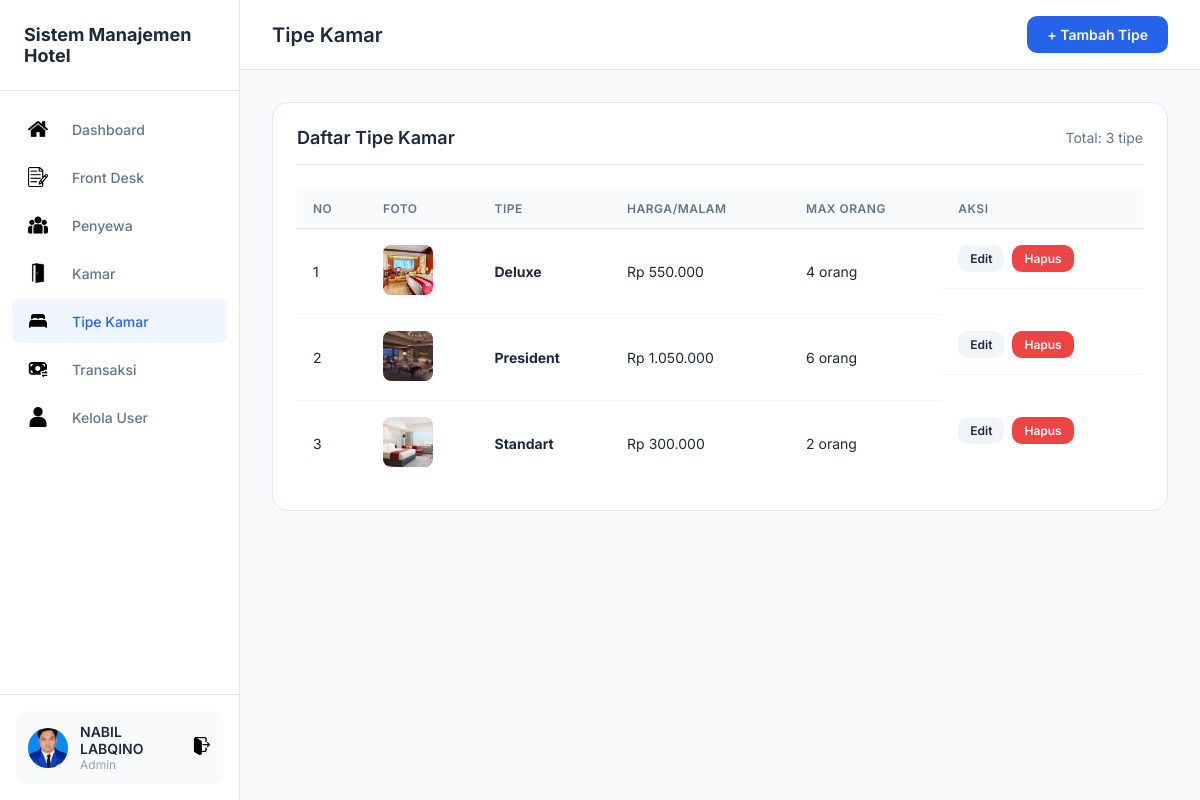
The page /tipe_kamar/TampilTipeKamar.php (signed in) on the database its author committed.
### tables this page shows
CREATE TABLE `tipe_kamar` (
  `id_kamar` int(11) NOT NULL,
  `tipe` varchar(50) NOT NULL,
  `harga_per_mlm` decimal(12,2) NOT NULL,
  `max_orang` int(11) NOT NULL,
  `foto` varchar(255) DEFAULT NULL
);

### tipe_kamar/TampilTipeKamar.php (the view, shortened to what this page needs)
<?php
include "../koneksi.php";
$result = mysqli_query($koneksi, "SELECT * FROM tipe_kamar ORDER BY tipe");
?>
<!DOCTYPE html>
<html lang="id">
<head>
    <link rel="stylesheet" href="../css/dashboard.css">
</head>
<body>
    <div class="dashboard">
        <?php include '../includes/sidebar.php'; ?>
        <main class="main">
            <header class="header">
                <h1 class="page-title">Tipe Kamar</h1>
                <div class="header-right">
                    <a href="TambahTipeKamar.php" class="btn btn-primary">+ Tambah Tipe</a>
                </div>
            </header>
            <div class="content">
                <div class="card">
                    <div class="card-header">
                        <h3 class="card-title">Daftar Tipe Kamar</h3>
                        <span style="color: var(--text-gray); font-size: 14px;">Total: <?= mysqli_num_rows($result) ?>
                            tipe</span>
                    </div>
                    <div class="table-responsive">
                        <table class="table">
                            <thead>
                                <tr>
                                    <th>No</th>
                                    <th>Foto</th>
                                    <th>Tipe</th>
                                    <th>Harga/Malam</th>
                                    <th>Max Orang</th>
                                    <th>Aksi</th>
                                </tr>
                            </thead>
                            <tbody>
                                <?php $no = 1;
                                while ($row = mysqli_fetch_assoc($result)): ?>
                                    <tr>
                                        <td><?= $no++ ?></td>
                                        <td><img src="uploads/<?= htmlspecialchars($row['foto']) ?>"
                                                alt="<?= htmlspecialchars($row['tipe']) ?>"></td>
                                        <td><strong><?= htmlspecialchars($row['tipe']) ?></strong></td>
                                        <td>Rp <?= number_format($row['harga_per_mlm'], 0, ',', '.') ?></td>
                                        <td><?= $row['max_orang'] ?> orang</td>
                                        <td class="actions">
                                            <a href="KoreksiTipeKamar.php?id=<?= $row['id_kamar'] ?>"
                                                class="btn btn-sm btn-secondary">Edit</a>
                                            <a href="HapusTipeKamar.php?id=<?= $row['id_kamar'] ?>"
                                                class="btn btn-sm btn-danger"
                                                onclick="return confirm('Hapus tipe ini?')">Hapus</a>
                                        </td>
                                    </tr>
                                <?php endwhile; ?>
                            </tbody>
                        </table>
                    </div>
                </div>
            </div>
        </main>
    </div>
</body>
</html>

### css/dashboard.css (style rules this page uses)
:root { --primary: #2563eb; --primary-dark: #1d4ed8; --bg-main: #f8fafc; --bg-card: #ffffff; --text-dark: #1e293b; --text-gray: #64748b; --text-light: #94a3b8; --border: #e2e8f0; --success: #22c55e; --danger: #ef4444; --warning: #f59e0b; --sidebar-width: 240px; }
* { margin: 0; padding: 0; box-sizing: border-box; }
body { font-family: 'Inter', -apple-system, sans-serif; background: var(--bg-main); color: var(--text-dark); }
.dashboard { display: flex; min-height: 100vh; }
.main { flex: 1; margin-left: var(--sidebar-width); }
.header { background: var(--bg-card); padding: 16px 32px; display: flex; justify-content: space-between; align-items: center; border-bottom: 1px solid var(--border); position: sticky; top: 0; z-index: 100; }
.page-title { font-size: 20px; font-weight: 600; color: var(--text-dark); }
.header-right { display: flex; align-items: center; gap: 16px; }
.content { padding: 32px; }
.card { background: var(--bg-card); border-radius: 16px; border: 1px solid var(--border); padding: 24px; margin-bottom: 24px; }
.card-header { display: flex; justify-content: space-between; align-items: center; margin-bottom: 24px; padding-bottom: 16px; border-bottom: 1px solid var(--border); }
.card-title { font-size: 18px; font-weight: 600; color: var(--text-dark); }
.btn { display: inline-flex; align-items: center; gap: 8px; padding: 10px 20px; border-radius: 10px; font-size: 14px; font-weight: 600; text-decoration: none; border: none; cursor: pointer; transition: all 0.2s; font-family: inherit; }
.btn-primary { background: var(--primary); color: #fff; }
.btn-danger { background: var(--danger); color: #fff; }
.btn-secondary { background: #f1f5f9; color: var(--text-dark); }
.btn-sm { padding: 6px 12px; font-size: 12px; }
.table-responsive { overflow-x: auto; }
.table { width: 100%; border-collapse: collapse; }
.table th { text-align: left; padding: 12px 16px; background: #f8fafc; font-size: 12px; font-weight: 600; color: var(--text-gray); text-transform: uppercase; letter-spacing: 0.5px; border-bottom: 1px solid var(--border); }
.table td { padding: 16px; border-bottom: 1px solid #f1f5f9; font-size: 14px; color: var(--text-dark); }
.table tr:last-child td { border-bottom: none; }
.table .actions { display: flex; gap: 8px; }
.table img { width: 50px; height: 50px; object-fit: cover; border-radius: 8px; }

### rows shown on the page
tipe_kamar: foto (picture), tipe "Deluxe", harga_per_mlm "550.000", max_orang "4"
tipe_kamar: foto (picture), tipe "President", harga_per_mlm "1.050.000", max_orang "6"
tipe_kamar: foto (picture), tipe "Standart", harga_per_mlm "300.000", max_orang "2"

### other values the page prints
$_SESSION['nama'] "NABIL LABQINO"
mysqli_num_rows($result) "3"
